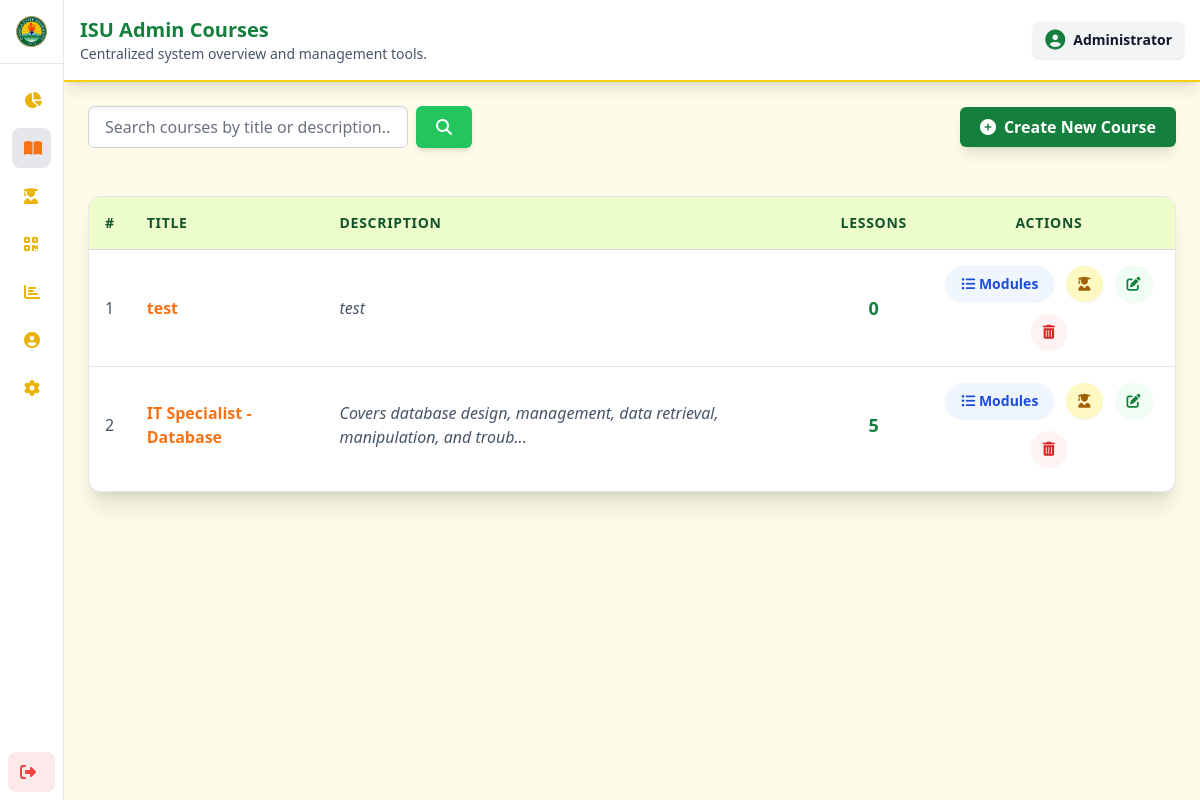
The page /Admin/course.php on the database its author committed.
### tables this page shows
CREATE TABLE `courses` (
  `id` int(11) NOT NULL AUTO_INCREMENT,
  `title` varchar(255) NOT NULL,
  `description` text DEFAULT NULL,
  PRIMARY KEY (`id`)
);

### Admin/course.php (the view, shortened to what this page needs)
<?php
require __DIR__ . '/../config.php';
$limit = 5;
$page = isset($_GET['page']) ? max(1, (int)$_GET['page']) : 1;
$search = isset($_GET['search']) ? trim($_GET['search']) : '';
$offset = ($page - 1) * $limit;
$courses_sql = "
    SELECT
        c.*,
        COUNT(m.id) AS lesson_count
    FROM courses c
    LEFT JOIN modules m ON c.id = m.course_id
";
$courses_sql .= "
    GROUP BY c.id
    ORDER BY c.id DESC
    LIMIT :offset, :limit
";
$stmt = $conn->prepare($courses_sql);
$stmt->bindValue(':offset', $offset, PDO::PARAM_INT);
$stmt->bindValue(':limit', $limit, PDO::PARAM_INT);
$stmt->execute();
$courses_result = $stmt->fetchAll(PDO::FETCH_ASSOC);
?>
<!DOCTYPE html>
<html lang="en">
<head>
    <link rel="stylesheet" href="../output.css">
    <link rel="stylesheet" href="https://cdnjs.cloudflare.com/ajax/libs/font-awesome/6.4.0/css/all.min.css"/>
</head>
<body class="bg-[var(--color-main-bg)] min-h-screen flex text-[var(--color-text)]">
    <?php include __DIR__ . '/sidebar.php'; ?>
    <div class="main-content-wrapper flex-grow flex flex-col">
                <?php include 'header.php';
                ?>
        <div class="flex flex-col sm:flex-row justify-between items-center m-6 gap-3">
            <form method="GET" class="flex w-full sm:w-auto gap-2">
                <input
                    type="text"
                    name="search"
                    value="<?= htmlspecialchars($search); ?>"
                    placeholder="Search courses by title or description..."
                    class="w-full sm:w-80 px-4 py-2 border border-[var(--color-input-border)] rounded-md shadow-inner bg-[var(--color-input-bg)] text-[var(--color-input-text)] focus:outline-none focus:ring-2 focus:ring-[var(--color-heading)] transition placeholder-[var(--color-input-placeholder)]"
                >
                <button
                    type="submit"
                    class="px-5 py-2 bg-[var(--color-button-primary)] text-white font-bold rounded-md shadow-md hover:bg-[var(--color-button-primary-hover)] transition"
                >
                    <i class="fas fa-search"></i>
                </button>
            </form>
            <button
                id="openAddCourse"
                class="flex items-center gap-2 px-5 py-2 w-full sm:w-auto bg-[var(--color-heading)] text-white font-bold rounded-md shadow-lg hover:bg-[var(--color-button-primary-hover)] transition transform hover:scale-[1.02]"
            >
                <i class="fas fa-plus-circle"></i> Create New Course
            </button>
        </div>
        <div class="card-bg pb-2 rounded-xl shadow-xl border border-[var(--color-card-border)] overflow-hidden fade-slide m-6">
            <div class="overflow-x-auto">
                <table class="w-full text-left border-collapse">
                    <thead>
                        <tr class="bg-[var(--color-card-section-bg)] text-[var(--color-text-on-section)] text-sm uppercase tracking-wider border-b border-[var(--color-card-section-border)]">
                            <th class="p-4 rounded-tl-xl font-bold">#</th>
                            <th class="p-4 font-bold">Title</th>
                            <th class="p-4 font-bold">Description</th>
                            <th class="p-4 font-bold text-center">Lessons</th>
                            <th class="p-4 rounded-tr-xl font-bold text-center">Actions</th>
                        </tr>
                    </thead>
                    <tbody class="divide-y divide-[var(--color-card-border)]">
                        <?php if (!empty($courses_result)): ?>
                            <?php $i = $offset + 1; foreach ($courses_result as $row): ?>
                                <tr class="hover:bg-gray-50/5 transition duration-150">
                                    <td class="p-4 text-[var(--color-text-secondary)]"><?= $i++; ?></td>
                                    <td class="p-4 font-semibold text-[var(--color-heading-secondary)]"><?= htmlspecialchars($row['title']); ?></td>
                                    <td class="p-4 text-[var(--color-text-secondary)] italic">
                                        <?= htmlspecialchars(substr($row['description'], 0, 75)); ?><?= strlen($row['description']) > 75 ? '...' : ''; ?>
                                    </td>
                                    <td class="p-4 text-center font-bold text-lg text-[var(--color-heading)]"><?= $row['lesson_count']; ?></td>
                                    <td class="p-4 flex justify-center flex-wrap gap-3">
                                        <a href="module.php?course_id=<?= $row['id']; ?>" class="px-4 py-2 text-sm font-semibold bg-blue-50 text-blue-700 rounded-full hover:bg-blue-100 transition shadow-sm" title="View Modules"><i class="fas fa-list-ul"></i> Modules</a>
                                        <button class="px-3 py-2 text-sm font-medium bg-yellow-100 text-yellow-700 rounded-full hover:bg-yellow-200 transition shadow-sm viewStudentsBtn" data-id="<?= $row['id']; ?>" data-title="<?= htmlspecialchars($row['title']); ?>" title="View Enrolled Students"><i class="fas fa-user-graduate"></i></button>
                                        <button class="px-3 py-2 text-sm font-medium bg-green-50 text-green-700 rounded-full hover:bg-green-100 transition shadow-sm editCourseBtn" data-id="<?= $row['id']; ?>" data-title="<?= htmlspecialchars($row['title']); ?>" data-description="<?= htmlspecialchars($row['description']); ?>" title="Edit Course"><i class="fas fa-edit"></i></button>
                                        <a href="course_code.php?id=<?= $row['id']; ?>&action=delete" onclick="return confirm('Are you sure you want to delete the course: <?= htmlspecialchars($row['title']); ?>? This action cannot be undone.');" class="px-3 py-2 text-sm font-medium bg-red-50 text-red-600 rounded-full hover:bg-red-100 transition shadow-sm" title="Delete Course"><i class="fas fa-trash-alt"></i></a>
                                    </td>
                                </tr>
                            <?php endforeach; ?>
                        <?php else: ?>
                            <tr><td colspan="5" class="p-6 text-center text-gray-500 font-medium"><i class="fas fa-exclamation-circle mr-2"></i> No courses found. Try a different search term.</td></tr>
                        <?php endif; ?>
                    </tbody>
                </table>
            </div>
        </div>
    </div>
</body>
</html>

### Admin/course.php (style rules this page uses)
body { padding: 0; }
.card-bg { background-color: var(--color-card-bg); border: 1px solid var(--color-card-border); }
.fade-slide { opacity: 0; transform: translateY(20px); transition: opacity .8s ease, transform .8s ease; }
.fade-slide.show { opacity: 1; transform: translateY(0); }
.main-content-wrapper { margin-left: 4rem; transition: margin-left 0.3s ease-in-out; }

### rows shown on the page
courses: title "test", description "test", lesson_count "0"
courses: title "IT Specialist - Database", description "Covers database design, management, data retrieval, manipulation, and troub", lesson_count "5"

### other values the page prints
$title "ISU Admin Courses"
